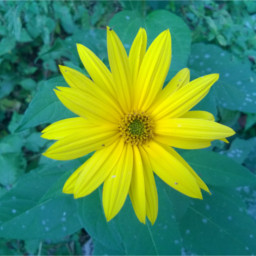
%> input picture img/kytka256.jpg, 256 x 256 px
$ octave Picture_work3.m   (GNU Octave 9; MATLAB toolbox functions it lacks are replaced by stand-ins)
%> lines starting %> are read from the running program, lines starting %| are printed output that depends on the picture; in (x1, y1, x2, y2) boxes, pixels count from 0 and x2, y2 are one past the last pixel; in counts of white or black regions, pixels touching at a corner belong together; the program's own positions count from 1
%% Jak funguje autofocus
% Princip autofokusu spočívá v detekci rozdílů v kontrastu nebo fázi mezi různými oblastmi obrazu a následném pohybu čoček nebo senzoru zaostřovacího mechanismu tak, aby se dosáhlo optimálního zaostření.

%% Vyhlazení grafu
close all;
vektor = randi([1, 10], 1, 10);
kernel = ones(1, 3) / 3;
% Pomocí klouzavého průměru
vysledek2 = zeros(1, length(vektor) - length(kernel) + 1);

for i = 1:length(vysledek2)
    vysledek2(i) = mean(vektor(i:i+2)); % Klouzavý průměr o velikosti 3
end

disp('Výsledek po klouzavém průměru:');
plot(vysledek2,'k');
disp(vysledek2);


% Pomocí konvoluce
vektor = randi([1, 10], 1, 10);
disp('Původní vektor:');
disp(vektor);
plot(vektor,'b');
hold on
% Definice jádra pro konvoluci (klouzavý průměr o velikosti 3)
kernel = ones(1, 3) / 3;
vysledek = conv(vektor, kernel);
plot(vysledek,'r');
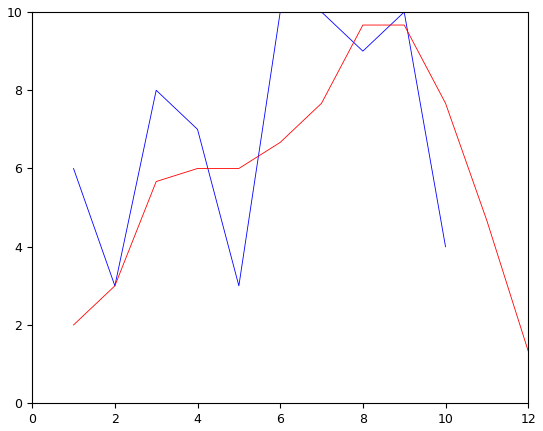
%> figure redrawn from the program's plot data; curve peaks at x = 6, y = 10; curve peaks at x = 8, y = 9.67
disp('Výsledek po konvoluci:');
hold on
disp(vysledek);

%% Další příklad na konvoluci
M = [10 20 30;40 50 60;70 80 90];
kernel = ones(2, 2) / 4;
vysledek3 = conv2(M, kernel,"valid");
disp(vysledek3);
% výsledkem je zmenšená matice

%% Další konvoluce
close all;
img = imread("img/kytka256.jpg");
%> img is the input picture: size 256x256x3 uint8; mean R, G, B 83.4, 144.8, 79.2
gray_img = rgb2gray(img);

kernel = [-1 0 1;-1 0 1;-1 0 1];

conv_kytka = conv2(gray_img,kernel);
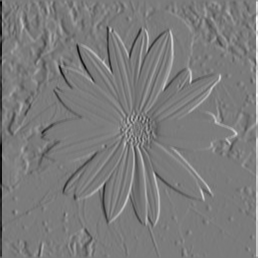
%> conv_kytka: size 258x258 double; min -403, max 428, mean 0; drawn with min black and max white
imshow(conv_kytka);
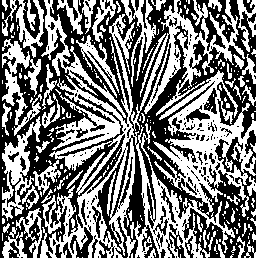
%> displayed picture: size 258x258, on the screen's scale of 0 to 255; 48.7% white; 241 white regions (188 under 20 px), largest, box (x1, y1, x2, y2) and area: (40, 0, 258, 258) 20833, (2, 116, 41, 221) 1417, (2, 39, 42, 136) 1397

%% Filtrace průměrovací maskou
close all;
image = rgb2gray(img);
x = 100:105;
y = 200:205;
max_hodnota = 255;
image(y, x,:) = max_hodnota;
%> image: size 256x256 uint8; min 14, max 255, mean 119
%imshow(image)

maska = fspecial('average', [15 15]);
vysledny_obrazek = imfilter(image, maska);
imshow(vysledny_obrazek);

%% Filtrace gausem

close all;
image = rgb2gray(img);
x = 100:105;
y = 200:205;
max_hodnota = 255;
image(y, x,:) = max_hodnota;
subplot 121; imshow(image);


mask_size = 15;
sigma = 2.0;
gaussian_mask = fspecial('gaussian', [mask_size mask_size], sigma);
vysledny_obrazek = imfilter(image, gaussian_mask);
subplot 122;imshow(vysledny_obrazek);

%% Gausový šum a wienerův filtr
close all;
img = imread("img/kytka256.jpg");

gaus_noise = imnoise(img,"gaussian");
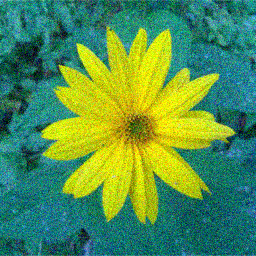
%> gaus_noise: size 256x256x3 uint8; mean R, G, B 84.8, 144.5, 81.2
subplot 221; imshow(gaus_noise)

gray_noise = rgb2gray(gaus_noise);
subplot 223; imshow(gray_noise)

%gausův šum
mask_size = 5;
sigma = 2.0;
gaussian_mask = fspecial('gaussian', [mask_size mask_size], sigma);
vysledny_obrazek = imfilter(gaus_noise, gaussian_mask);
%> vysledny_obrazek: size 256x256x3 uint8
subplot 222;imshow(vysledny_obrazek);

%wienerův filtr

wiener = wiener2(gray_noise,[4 4]);
subplot 224; imshow(wiener)

%% Selektivní rozmazání
close all;
threshold = 128;

img = imread("img/kytka256.jpg");
image1 = rgb2gray(img);
image2 = image1;
subplot 221; imshow(image1);

maska = fspecial('average', [15 15]);
mask2 = image2 <= threshold;
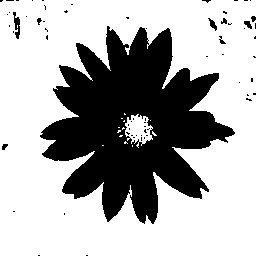
%> mask2: size 256x256 logical; 67.8% white; 65 black regions (56 under 20 px), largest, box (x1, y1, x2, y2) and area: (40, 26, 235, 224) 20609, (13, 12, 20, 39) 104, (208, 18, 217, 31) 50
image2 = imfilter(image2, maska);

subplot 222; imshow(image2)


 % Práh pro dělení pixelů
mask1 = (image1 > threshold);


mask1 = uint8(mask1);
mask2 = uint8(mask2);
kytka = image1 .* mask1;
rozmazany = image2 .* mask2;

% Vytvořte výsledný obrázek na základě masek
result_image = rozmazany + kytka;
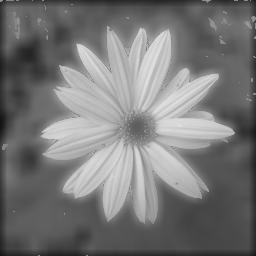
%> result_image: size 256x256 uint8; min 19, max 226, mean 119.2

% Zobrazte výsledný obrázek
subplot 223; imshow(result_image);

%% Který obrázek je ostřejší
close all;
img = imread("img/kytka256.jpg");
image1 = rgb2gray(img);
subplot 221; imshow(image1);

maska = fspecial('average', [15 15]);
image2 = imfilter(image1, maska);
subplot 222; imshow(image2);

% Detekce hran (horní propust)
edge_image1 = edge(image1, 'canny');
%> edge_image1: size 256x256 logical; 8.2% white in thin lines or dots
edge_image2 = edge(image2, 'canny');
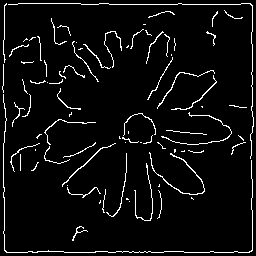
%> edge_image2: size 256x256 logical; 5.2% white in thin lines or dots

% Počet hran
edge_count1 = sum(edge_image1(:));
%> edge_count1 = 5393
edge_count2 = sum(edge_image2(:));
%> edge_count2 = 3387

% Směrodatná odchylka
std1 = std(double(image1(:)));
%> std1 = 48.96
std2 = std(double(image2(:)));
%> std2 = 46.52

% Fourierova transformace
fft1 = fft2(image1);
fft2 = fft2(image2);

% Výpočet energie vysokých frekvencí (v tomto případě sumou)
high_freq_energy1 = sum(abs(fftshift(fft1)).^2);
%> high_freq_energy1 = 256 values, max 6.33e+13 at index 129, min 53753600 at index 1, mean 2.78e+11
high_freq_energy2 = sum(abs(fftshift(fft2)).^2);
%> high_freq_energy2 = 256 values, max 6.12e+13 at index 129, min 3401486.9 at index 255, mean 2.64e+11

% Zobrazte výsledky
disp('Obrázek 1:');
disp(['Počet hran: ', num2str(edge_count1)]);
%| Počet hran: 5393
disp(['Směrodatná odchylka: ', num2str(std1)]);
%| Směrodatná odchylka: 48.9639
disp(['Energie vysokých frekvencí: ', num2str(high_freq_energy1)]);

disp('Obrázek 2:');
disp(['Počet hran: ', num2str(edge_count2)]);
%| Počet hran: 3387
disp(['Směrodatná odchylka: ', num2str(std2)]);
%| Směrodatná odchylka: 46.5187
disp(['Energie vysokých frekvencí: ', num2str(high_freq_energy2)]);


%% Detekce nejostřejšího snímku ve videu (celkově)
close all;
%> (the run ends here)

$ run again, with img/zauta.jpg copied over img/kytka256.jpg
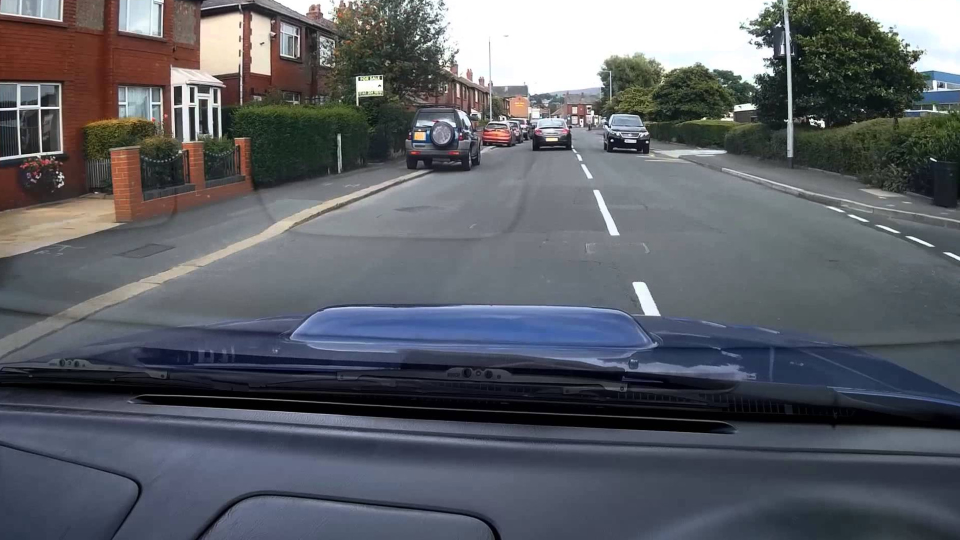
%> input picture img/zauta.jpg, 1920 x 1080 px (shown at 1/2 size)
%> img is the input picture: size 1080x1920x3 uint8; mean R, G, B 93.1, 96.2, 103
%> `imshow(conv_kytka);`:
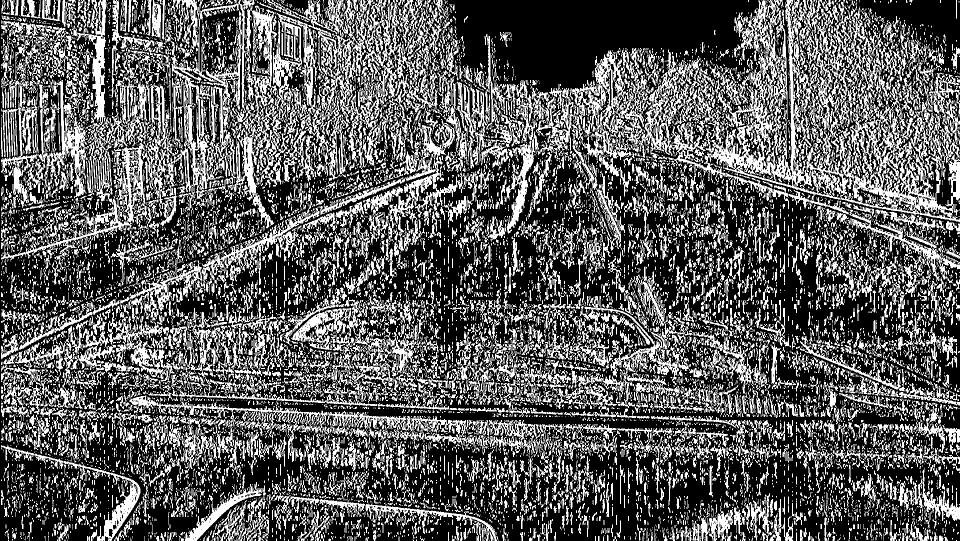
%> displayed picture: size 1082x1922, on the screen's scale of 0 to 255 (shown at 1/2 size); 36% white; 13469 white regions (9802 under 20 px), largest, box (x1, y1, x2, y2) and area: (1139, 0, 1922, 1082) 110323, (2, 0, 578, 556) 52621, (534, 0, 877, 336) 28470
%> image: size 1080x1920 uint8; min 0, max 255, mean 96.1; mean of the top-left, top-right, bottom-left and bottom-right quarters 103.8, 129.2, 80.6, 70.7
%> mask2: size 1080x1920 logical; 82.4% white; 1130 black regions (910 under 20 px), largest, box (x1, y1, x2, y2) and area: (579, 0, 1610, 482) 190371, (135, 341, 856, 630) 31785, (1674, 0, 1920, 184) 22988
%> edge_image1: size 1080x1920 logical; 3.8% white in thin lines or dots
%> `edge_image2 = edge(image2, 'canny');`:
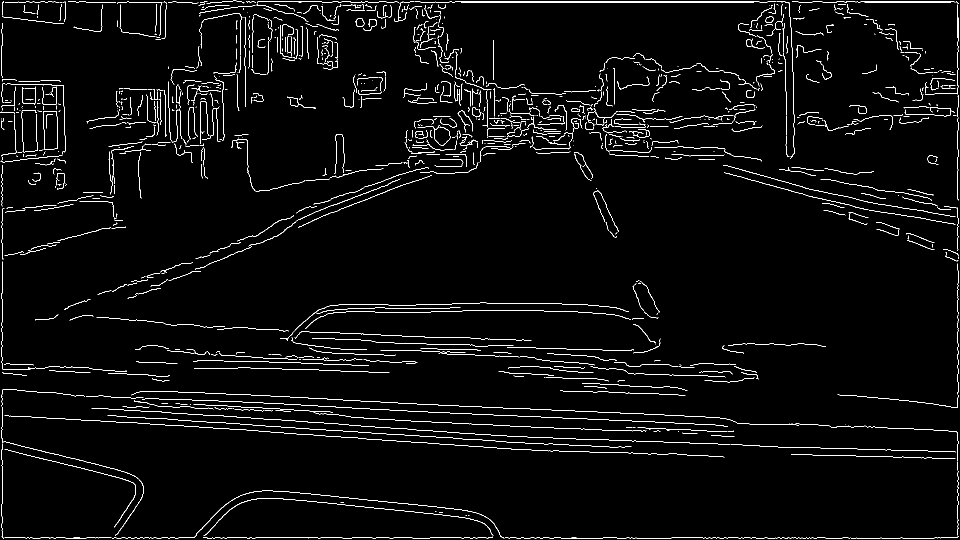
%> edge_image2: size 1080x1920 logical (shown at 1/2 size); 2.8% white in thin lines or dots
%> edge_count1 = 79727
%> edge_count2 = 58963
%> std1 = 57.94
%> std2 = 53.63
%> high_freq_energy1 = 1920 values, max 4.51e+16 at index 961, min 4.18e+09 at index 8, mean 2.82e+13
%> high_freq_energy2 = 1920 values, max 4.43e+16 at index 961, min 417597178.5 at index 1913, mean 2.68e+13
%| Počet hran: 79727
%| Směrodatná odchylka: 57.9353
%| Počet hran: 58963
%| Směrodatná odchylka: 53.6261

$ run again, with img/OIP.jfif saved as img/kytka256.jpg
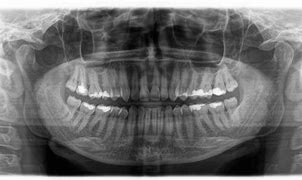
%> input picture img/OIP.jfif, 302 x 180 px
%> img is the input picture: size 180x302x3 uint8; min 0, max 255, mean 107.9
%> `imshow(conv_kytka);`:
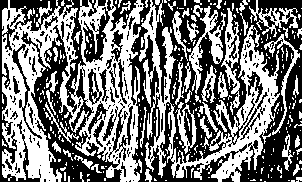
%> displayed picture: size 182x304, on the screen's scale of 0 to 255; 47.7% white; 293 white regions (240 under 20 px), largest, box (x1, y1, x2, y2) and area: (2, 0, 144, 182) 12165, (139, 0, 280, 182) 6611, (189, 6, 226, 94) 903
%> mask2: size 180x302 logical; 68.3% white; 76 black regions (65 under 20 px), largest, box (x1, y1, x2, y2) and area: (0, 0, 302, 124) 8989, (175, 56, 271, 130) 3371, (37, 57, 120, 132) 2948
%> edge_image1: size 180x302 logical; 3.8% white in thin lines or dots
%> `edge_image2 = edge(image2, 'canny');`:
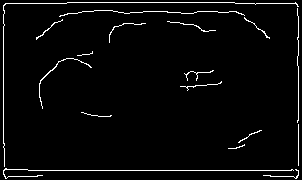
%> edge_image2: size 180x302 logical; 3.2% white in thin lines or dots
%> edge_count1 = 2059
%> edge_count2 = 1718
%> std1 = 61.12
%> std2 = 45.13
%> high_freq_energy1 = 302 values, max 4.08e+13 at index 152, min 49966315.8 at index 4, mean 150578917920
%> high_freq_energy2 = 302 values, max 3.33e+13 at index 152, min 1659600 at index 1, mean 1.2e+11
%| Počet hran: 2059
%| Směrodatná odchylka: 61.1227
%| Počet hran: 1718
%| Směrodatná odchylka: 45.1335

$ run again, with img/RGB.jfif saved as img/kytka256.jpg
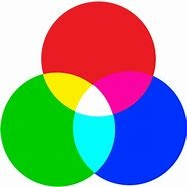
%> input picture img/RGB.jfif, 187 x 187 px
%> img is the input picture: size 187x187x3 uint8; mean R, G, B 143.8, 150.9, 148.9
%> mask2: size 187x187 logical; 59.8% white; 12 black regions (11 under 20 px), largest, box (x1, y1, x2, y2) and area: (0, 0, 187, 187) 14045
%> edge_image1: size 187x187 logical; 2.9% white in thin lines or dots
%> `edge_image2 = edge(image2, 'canny');`:
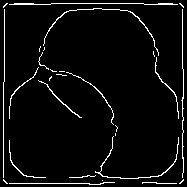
%> edge_image2: size 187x187 logical; 4.6% white in thin lines or dots
%> edge_count1 = 1028
%> edge_count2 = 1598
%> std1 = 76.08
%> std2 = 63
%> high_freq_energy1 = 187 values, max 2.82e+13 at index 94, min 94102325.2 at index 185, mean 1.82e+11
%> high_freq_energy2 = 187 values, max 2.46e+13 at index 94, min 1752924.5 at index 1, mean 1.53e+11
%| Počet hran: 1028
%| Směrodatná odchylka: 76.0832
%| Počet hran: 1598
%| Směrodatná odchylka: 63.0026
